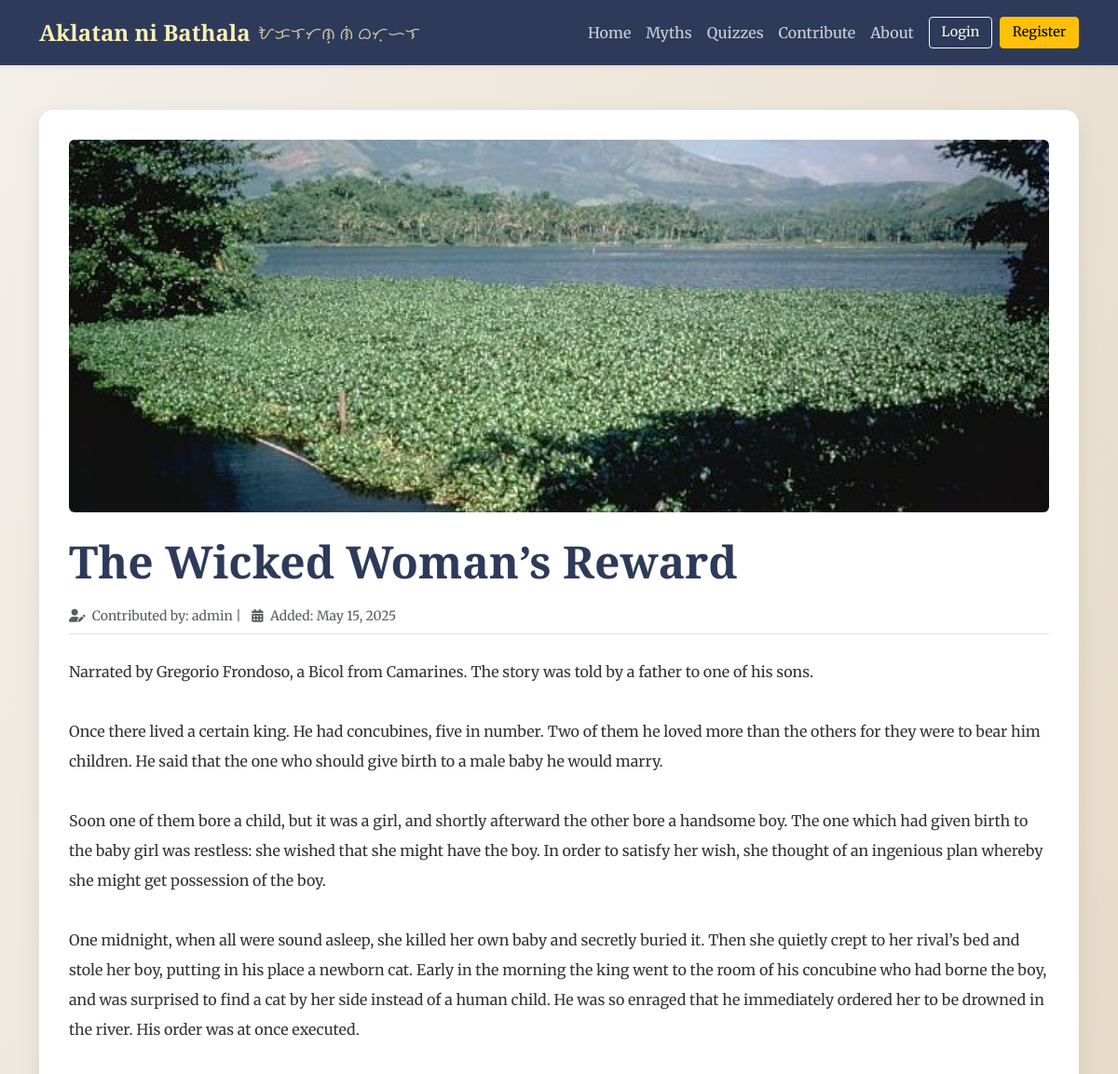
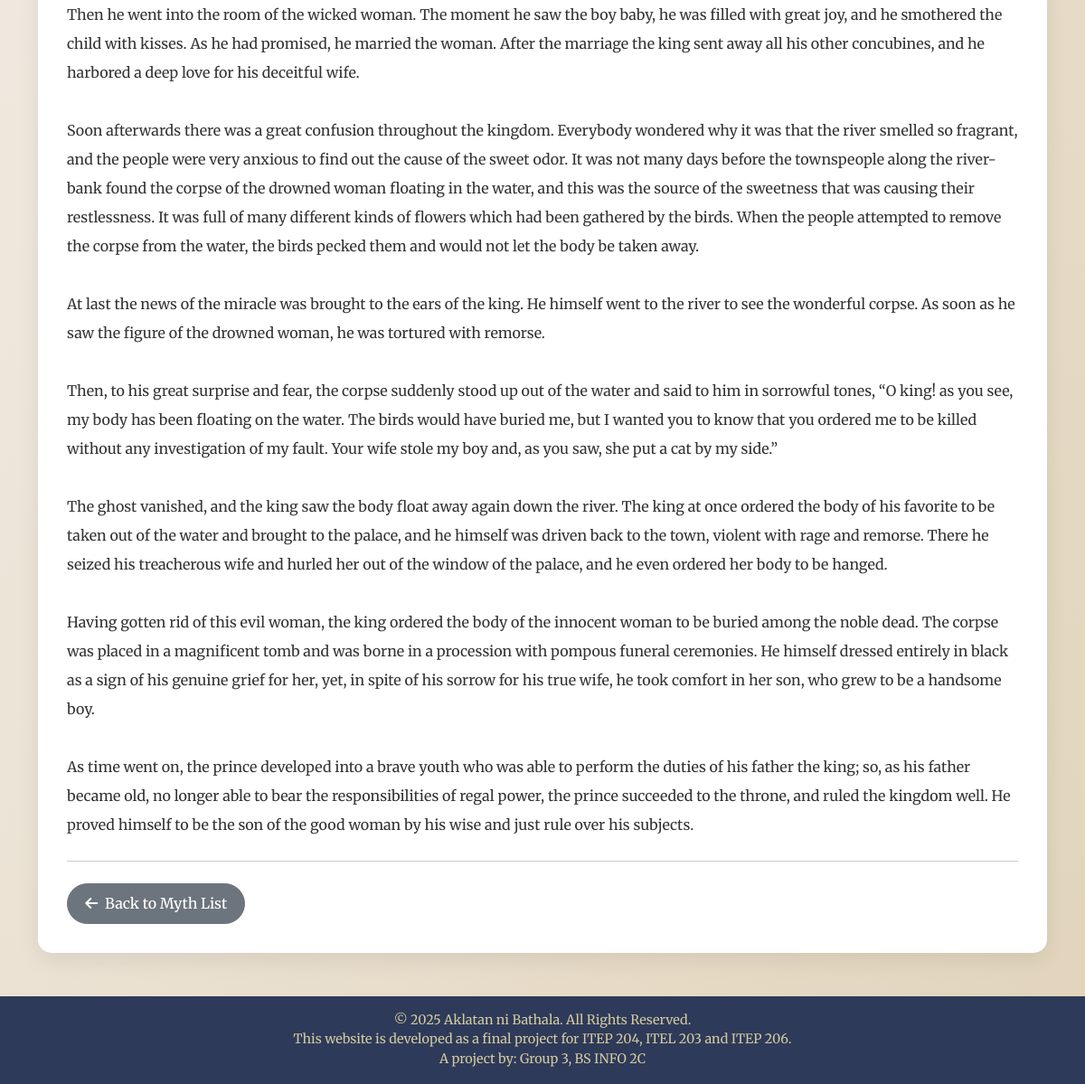
The app's page /viewMythDetails.php?id=19 with its own data (2 pictures, top to bottom).
### tables this page shows
CREATE TABLE `myths` (
  `id` int(11) NOT NULL,
  `title` varchar(255) NOT NULL,
  `content` text NOT NULL,
  `image_url` varchar(255) DEFAULT NULL,
  `created_at` timestamp NOT NULL DEFAULT current_timestamp(),
  `user_id` int(11) NOT NULL
);

CREATE TABLE `myth_files` (
  `file_id` int(11) NOT NULL,
  `myth_id` int(11) NOT NULL,
  `original_filename` varchar(255) NOT NULL,
  `stored_filename` varchar(255) NOT NULL,
  `file_path` varchar(255) NOT NULL,
  `file_type` varchar(100) NOT NULL,
  `file_size` int(11) NOT NULL,
  `description` text DEFAULT NULL,
  `upload_timestamp` timestamp NOT NULL DEFAULT current_timestamp()
);

CREATE TABLE `users` (
  `id` int(11) NOT NULL,
  `username` varchar(50) NOT NULL,
  `email` varchar(255) NOT NULL,
  `password` varchar(255) NOT NULL,
  `role` enum('admin','user') NOT NULL DEFAULT 'user',
  `first_name` varchar(100) NOT NULL,
  `last_name` varchar(100) NOT NULL,
  `profile_picture` varchar(255) DEFAULT NULL COMMENT 'Filename of the profile picture stored in assets/images/profiles/',
  `created_at` timestamp NOT NULL DEFAULT current_timestamp()
);

### viewMythDetails.php (the view, shortened to what this page needs)
<?php
require_once 'header.php';
$myth = null;
$errorMessage = '';
$mythId = null;
if (isset($_GET['id']) && filter_var($_GET['id'], FILTER_VALIDATE_INT, ['options' => ['min_range' => 1]])) {
    $mythId = (int)$_GET['id'];
} else {
    $errorMessage = "Invalid Myth ID specified.";
}
if ($mythId && empty($errorMessage)) {
    try {
        $pdo = connect_db();
        if ($pdo) {
            $sql = "SELECT
                        m.id,
                        m.title,
                        m.content,
                        m.created_at, -- Or updated_at
                        u.username AS author_username, -- Get username of admin who added it
                        mf.file_path,
                        mf.original_filename,
                        mf.description as file_description,
                        mf.file_size
                    FROM
                        myths m
                    LEFT JOIN
                        users u ON m.user_id = u.id -- Join users table to get author (assuming user_id FK)
                    LEFT JOIN
                        myth_files mf ON m.id = mf.myth_id
                    WHERE
                        m.id = :mythId";
            $stmt = $pdo->prepare($sql);
            $stmt->bindParam(':mythId', $mythId, PDO::PARAM_INT);
            $stmt->execute();
            $myth = $stmt->fetch(PDO::FETCH_ASSOC);
        } else {
            $errorMessage = "Database connection failed.";
        }
    } catch (PDOException $e) {
        $errorMessage = "Database error fetching myth details: " . $e->getMessage();
        error_log("View Myth Details Error (ID: {$mythId}): " . $e->getMessage());
    } catch (Exception $e) {
        $errorMessage = "Could not fetch myth details due to a configuration issue: " . $e->getMessage();
        error_log("View Myth Details Error (ID: {$mythId}): " . $e->getMessage());
    }
}
?>
<?php if (!empty($errorMessage)): ?>
    <div class="container mt-4">
        <div class="alert alert-danger" role="alert">
            <?php echo htmlspecialchars($errorMessage); ?> <a href="myths.php" class="alert-link">Return to Myth List</a>.
        </div>
    </div>
<?php elseif ($myth):  ?>
    <?php
        $mythTitle = htmlspecialchars($myth['title']);
        $mythContent = nl2br(htmlspecialchars($myth['content'] ?? ''));
        $authorUsername = htmlspecialchars($myth['author_username'] ?? 'Aklatan Admin');
        $dateAdded = date('F j, Y', strtotime($myth['created_at']));
        $imageUrl = null;
        if (!empty($myth['file_path'])) {
             $filePath = 'admin/' . htmlspecialchars($myth['file_path']);
             $imgExtensions = ['jpg', 'jpeg', 'png', 'gif', 'webp'];
             $fileExt = strtolower(pathinfo($myth['file_path'], PATHINFO_EXTENSION));
             if (in_array($fileExt, $imgExtensions)) {
                 $imageUrl = $filePath;
             } else {
                 $fileUrl = $filePath;
                 $fileName = htmlspecialchars($myth['original_filename'] ?? 'Download File');
                 $fileDescription = htmlspecialchars($myth['file_description'] ?? '');
             }
        }
    ?>
    <article class="container my-4 content-section">
        <?php if ($imageUrl): ?>
            <img src="<?php echo $imageUrl; ?>" alt="<?php echo $mythTitle; ?> illustration" class="img-fluid rounded mb-4" style="max-height: 400px; width: 100%; object-fit: cover;">
        <?php elseif (isset($placeholderImageUrl)): ?>
             <img src="<?php echo $placeholderImageUrl; ?>" alt="Placeholder image" class="img-fluid rounded mb-4" style="max-height: 350px; width: 100%; object-fit: cover; opacity: 0.7;">
        <?php endif; ?>
        <h1 class="display-5 fw-bold mb-3" style="font-family: 'Playfair Display', serif; color: #2e3a59;">
            <?php echo $mythTitle; ?>
        </h1>
        <div class="text-muted mb-4 border-bottom pb-2">
            <small>
                <i class="fas fa-user-edit me-1"></i> Contributed by: <?php echo $authorUsername; ?> |
                <i class="fas fa-calendar-alt ms-2 me-1"></i> Added: <?php echo $dateAdded; ?>
            </small>
        </div>
        <div class="myth-content lh-lg">
            <?php echo $mythContent;  ?>
        </div>
        <hr class="my-4">
        <a href="myths.php" class="btn btn-secondary"><i class="fas fa-arrow-left me-1"></i> Back to Myth List</a>
    </article>
<?php endif;  ?>
<?php require_once 'footer.php'; ?>

### assets/css/main.css (style rules this page uses)
body { background: linear-gradient(to bottom right, #f3efea, #e2d4bb); font-family: 'Merriweather', serif; color: #333; margin: 0; padding: 0; }
.content-section { background-color: #ffffff; padding: 2rem; border-radius: 15px; box-shadow: 0 8px 24px rgba(0, 0, 0, 0.08); margin-bottom: 2rem; border: none; transition: transform 0.3s ease, box-shadow 0.3s ease; }
.content-section h1, .content-section h2, .content-section h3, .content-section h4, .content-section h5 { font-family: 'Playfair Display', serif; color: #2e3a59; }
a { color: #1a2a4a; text-decoration: none; transition: color 0.2s ease; }
.btn-secondary { background-color: #6c757d; border-color: #6c757d; color: white; transition: background-color 0.2s ease, border-color 0.2s ease; padding: 0.6rem 1.2rem; font-weight: 500; border-radius: 50rem; }

### records on screen
myths: myth_files.file_path (picture), title "The Wicked Woman’s Reward", user.username "admin", created_at "May 15, 2025", content "Narrated by Gregorio Frondoso, a Bicol from Camarines. The story was told by a father to one of his sons. Once there lived a certain king. He had concubines, five in number. Two of them he loved more than the others for they were to bear him children. He said that the one who should give birth to a male baby he would marry. Soon one of them bore a child, but it was a girl, and shortly afterward the other bore a handsome boy. The one which had given birth to the baby girl was restless: she wished that she might have the boy. In order to satisfy her wish, she thought of an ingenious plan whereby she might get possession of the boy. One midnight, when all were sound asleep, she killed her own…"
